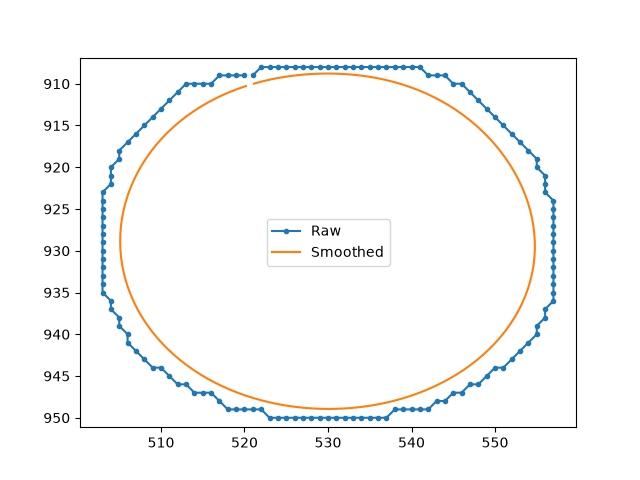

This figure's Python source:
import sys
import os
sys.path.append(os.getcwd())
import cv2
import numpy as np
import matplotlib.pyplot as plt
from vectorize_smart import vectorize_contour, smooth_curve

img_path = 'output/rgba_key.png'
img = cv2.imread(img_path, cv2.IMREAD_UNCHANGED)
mask = img[:, :, 3]
contours, _ = cv2.findContours(mask, cv2.RETR_CCOMP, cv2.CHAIN_APPROX_NONE)
contours = sorted(contours, key=cv2.contourArea, reverse=True)
contour = contours[1]

raw_pts = [c[0] for c in contour]
smoothed_pts = smooth_curve(raw_pts, window_size=15, iterations=5, closed=True)

sx, sy = zip(*smoothed_pts)
rx, ry = zip(*raw_pts)

plt.plot(rx, ry, label='Raw', marker='.')
plt.plot(sx, sy, label='Smoothed')
plt.legend()
plt.gca().invert_yaxis()
plt.axis('equal')
plt.savefig('scratch/test_ellipse_plot.png')
